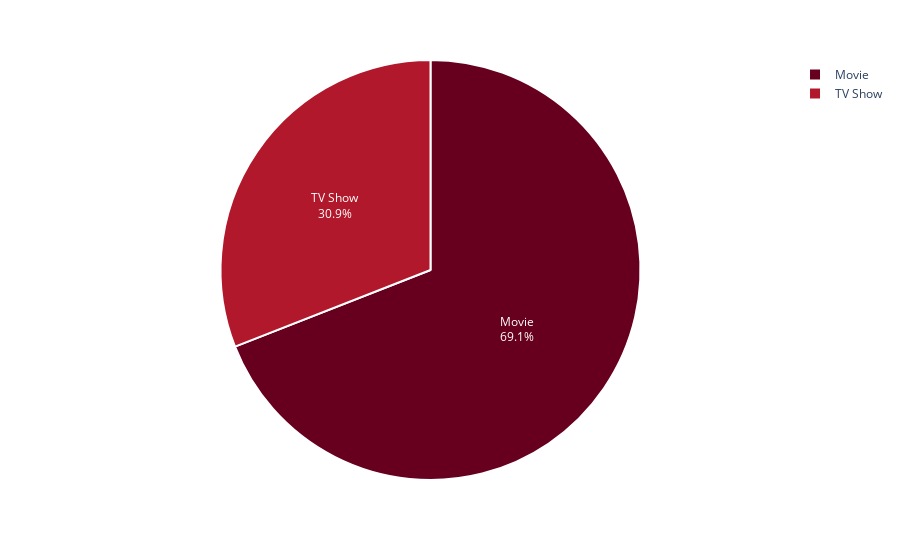

Notebook source saved alongside this figure:
### Markdown cell above
<h2> Movie and Tv show -Percentage in above data </h2>

### Code cell
#Now plotted the above information in a pie chart
fig = px.pie(X, values='type', names='index',color_discrete_sequence=px.colors.sequential.RdBu)
fig.update_traces(textposition='inside', textinfo='percent+label',
                  marker = dict(line = dict(color = 'white', width =2)))
fig.show()

### Figure 1 — Plotly figure (JSON) as saved in the notebook; plotly's stock layout.template omitted (floating-point values rounded to 4 significant figures)
{"data": [{"domain": {"x": [0, 1], "y": [0, 1]}, "hovertemplate": "index=%{label}<br>type=%{value}<extra></extra>", "labels": ["Movie", "TV Show"], "legendgroup": "", "marker": {"line": {"color": "white", "width": 2}}, "name": "", "showlegend": true, "textinfo": "percent+label", "textposition": "inside", "type": "pie", "values": [5377, 2410]}], "layout": {"legend": {"tracegroupgap": 0}, "margin": {"t": 60}, "piecolorway": ["rgb(103,0,31)", "rgb(178,24,43)", "rgb(214,96,77)", "rgb(244,165,130)", "rgb(253,219,199)", "rgb(247,247,247)", "rgb(209,229,240)", "rgb(146,197,222)", "rgb(67,147,195)", "rgb(33,102,172)", "rgb(5,48,97)"]}}
